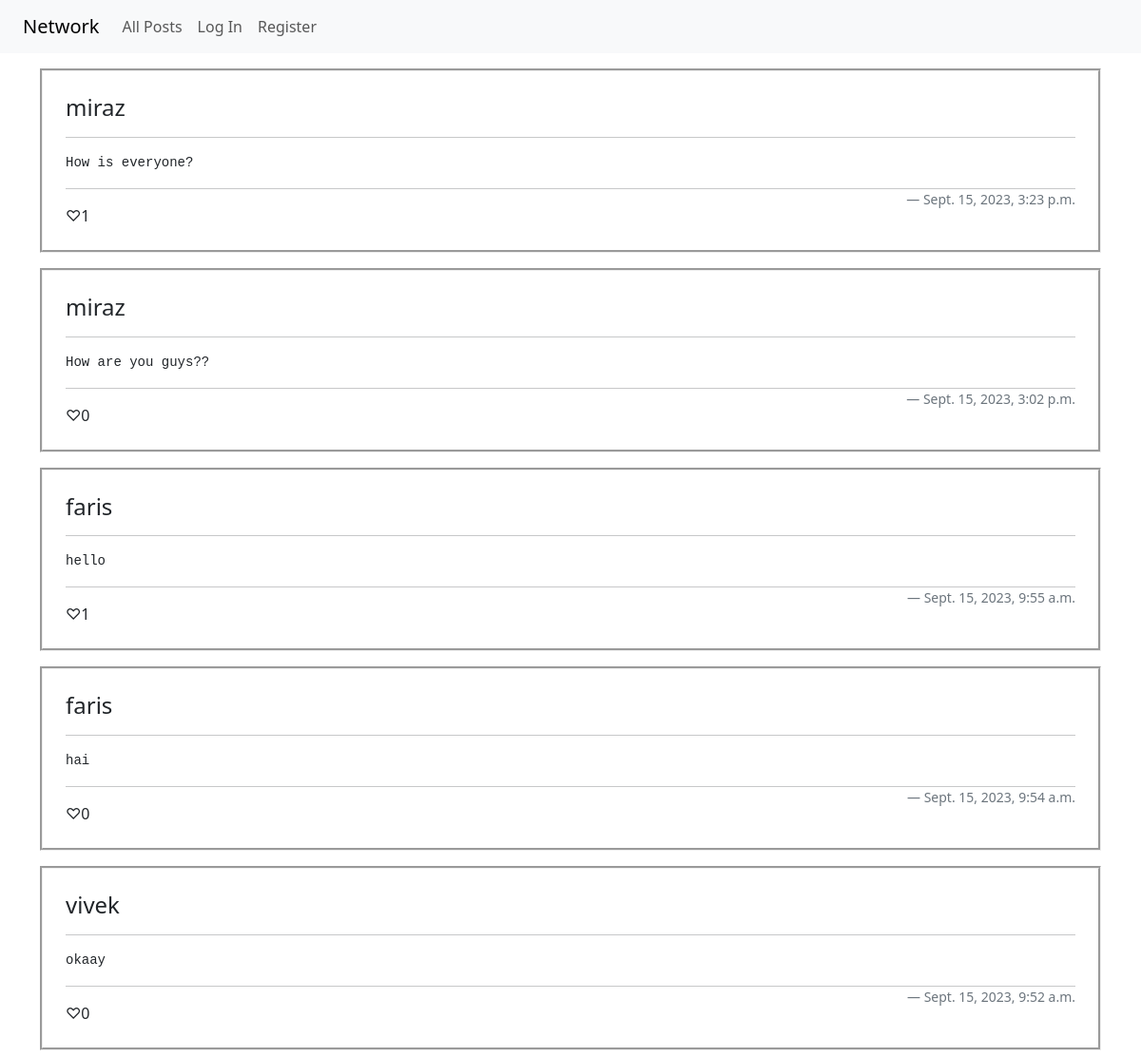
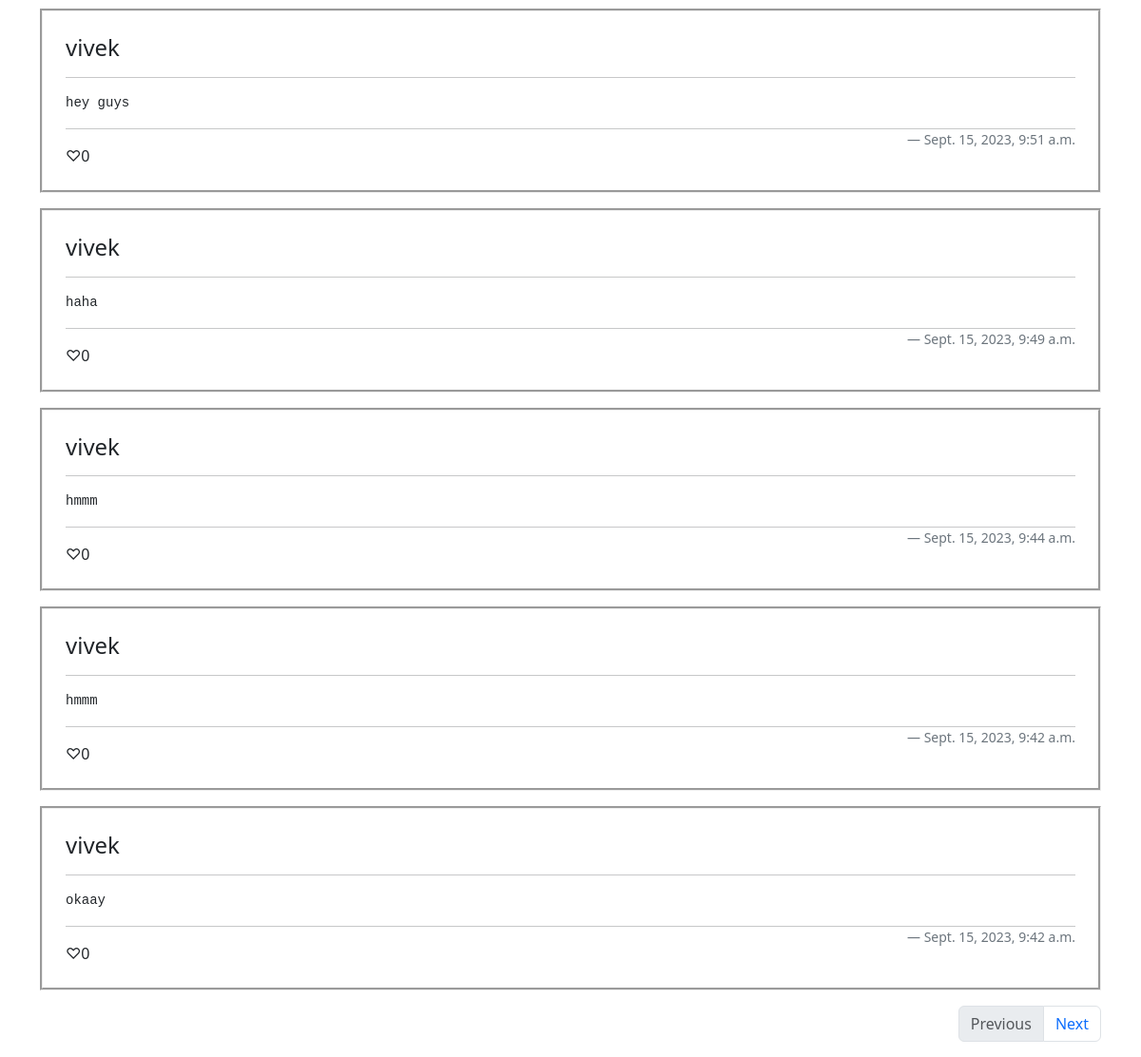
The page / on the database its author committed (2 pictures, top to bottom).
### network/models.py (models this page shows)
class Post(models.Model):
    user = models.ForeignKey(User, on_delete=models.CASCADE, related_name="posts")
    content = models.CharField(max_length=5124)
    liked_by = models.ManyToManyField(User, related_name="likes", null=True, blank=True)
    datetime = models.DateTimeField(auto_now_add=True)

class User(AbstractUser):
    following = models.ManyToManyField("self", symmetrical=False, related_name="followers", null=True, blank=True)

### network/views.py (the view)
# urls.py: path("", views.index, name="index"),
def index(request):
    post = CreatePost()
    if request.method == "POST":
        post = CreatePost(request.POST) if request.user.is_authenticated else False
        if post.is_valid():
            Post.objects.create(content=post.cleaned_data["content"], user=request.user)
            messages.success(request, "Your post has been uploaded successfully.")
            post = CreatePost()
    posts = Post.objects.all().order_by("-datetime")
    page = request.GET.get("page", 1)
    return render(request, "network/index.html", {
        "posts": paging(posts, page),
        "prev": paging_has_prev(posts, page),
        "next": paging_has_next(posts, page),
        "page": page,
        "create_post": post
    })

### network/util.py (called while the page is built)
def paging(posts, page_num):
    return Paginator(posts, 10).get_page(page_num)

def paging_has_prev(posts, page_num):
    return Paginator(posts, 10).get_page(page_num).has_previous()

def paging_has_next(posts, page_num):
    return Paginator(posts, 10).get_page(page_num).has_next()

### network/templates/network/index.html (shortened to what this page needs)
{% extends "network/layout.html" %}
{% block body %}
    <div id="posts">
        {% for post in posts %}
            <div class="mb-3 p-4" style="border-style: groove" data-post-id={{ post.id }} >
                <h4 style="display: flex">
                    <a href="{% url "profile" post.user.username %}" style="text-decoration: none;color: inherit">{{ post.user.username }}</a>
                </h4>
                <hr>
                <pre>{{ post.content }}</pre>
                <hr>
                <div class="d-flex justify-content-between">
                    <span><span class="like-button" {% if request.user in post.liked_by.all %}onclick="unlike(this)">♥︎{% else %}onclick="like(this)">♡{% endif %}</span><span class="like-count">{{ post.liked_by.count }}</span></span>
                    <span class="blockquote-footer">{{ post.datetime }}</span>
                </div>
            </div>
            {% empty %}
                <div style="text-align: center;color: rgb(128,128,128)">-- No posts yet --</div>
        {% endfor %}
    </div>
    <nav aria-label="Page navigation example" data-current-page="{{ page }}" id="page-nav">
        <ul class="pagination justify-content-end">
            <li class="page-item {% if not prev %}disabled{% endif %}">
                <button class="page-link" id="prev-btn" onclick="getPage('prev')">Previous</button>
            </li>
            <li class="page-item {% if not next %}disabled{% endif %}">
                <button class="page-link" id="next-btn" onclick="getPage('next')">Next</button>
            </li>
        </ul>
    </nav>
{% endblock %}

### network/templates/network/layout.html (shortened to what this page needs)
{% load static %}
<!DOCTYPE html>
<html lang="en">
    <head>
        <link href="https://cdn.jsdelivr.net/npm/bootstrap@5.3.1/dist/css/bootstrap.min.css" rel="stylesheet">
        <link href="{% static 'network/styles.css' %}" rel="stylesheet">
    </head>
    <body>
        <nav class="navbar navbar-expand-lg navbar-light bg-light ps-4 mb-3">
            <span class="navbar-brand">Network</span>
            <div>
              <ul class="navbar-nav mr-auto">
                <li class="nav-item">
                  <a class="nav-link" href="{% url 'index' %}">All Posts</a>
                </li>
                {% if user.is_authenticated %}
                    <li class="nav-item">
                        <a class="nav-link" href="{% url 'follow feed' %}">Following</a>
                    </li>
                    <li class="nav-item">
                        <a class="nav-link" href="{% url 'logout' %}">Log Out</a>
                    </li>
                {% else %}
                    <li class="nav-item">
                        <a class="nav-link" href="{% url 'login' %}">Log In</a>
                    </li>
                    <li class="nav-item">
                        <a class="nav-link" href="{% url 'register' %}">Register</a>
                    </li>
                {% endif %}
              </ul>
            </div>
          </nav>
        <div class="container">
            {% block body %}
            {% endblock %}
        </div>
    </body>
</html>

### rows shown on the page
Post: user.username "miraz", content "How is everyone?", liked_by.count "1", datetime "Sept. 15, 2023, 3:23 p.m."
Post: user.username "miraz", content "How are you guys??", liked_by.count "0", datetime "Sept. 15, 2023, 3:02 p.m."
Post: user.username "faris", content "hello", liked_by.count "1", datetime "Sept. 15, 2023, 9:55 a.m."
Post: user.username "faris", content "hai", liked_by.count "0", datetime "Sept. 15, 2023, 9:54 a.m."
Post: user.username "vivek", content "okaay", liked_by.count "0", datetime "Sept. 15, 2023, 9:52 a.m."
Post: user.username "vivek", content "hey guys", liked_by.count "0", datetime "Sept. 15, 2023, 9:51 a.m."
Post: user.username "vivek", content "haha", liked_by.count "0", datetime "Sept. 15, 2023, 9:49 a.m."
Post: user.username "vivek", content "hmmm", liked_by.count "0", datetime "Sept. 15, 2023, 9:44 a.m."
Post: user.username "vivek", content "hmmm", liked_by.count "0", datetime "Sept. 15, 2023, 9:42 a.m."
Post: user.username "vivek", content "okaay", liked_by.count "0", datetime "Sept. 15, 2023, 9:42 a.m."
